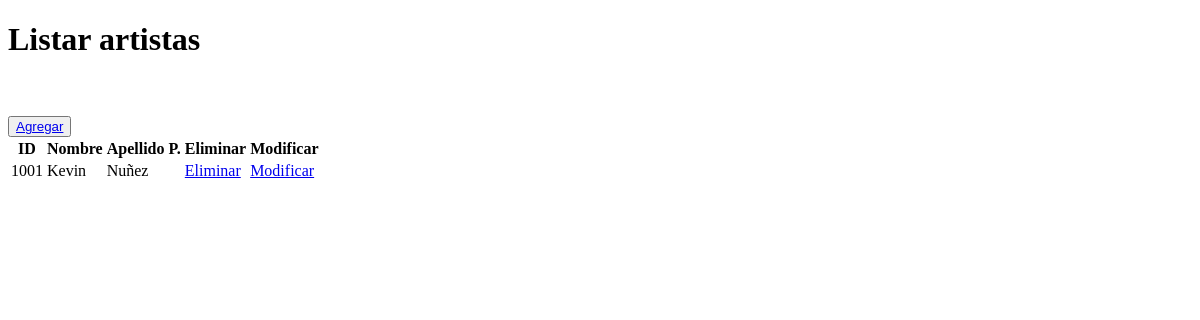
The app's page /groundzero/crud, older data.
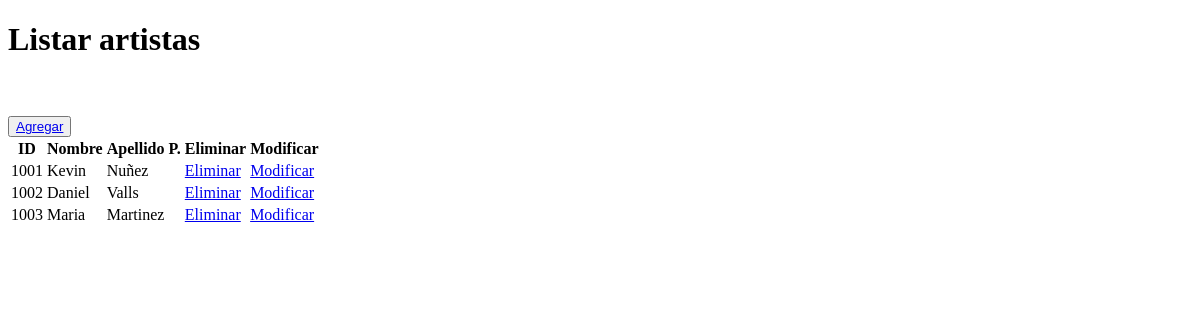
The same page, newer data.
### groundzero/models.py (models this page shows, shortened)
class Artista(models.Model):
    id = models.CharField(primary_key=True, max_length=10)
    nombre = models.CharField(max_length=20)
    apellido_paterno = models.CharField(max_length=20)
    apellido_materno = models.CharField(max_length=20)
    fecha_nacimiento = models.DateField(blank=False, null=False)
    id_genero = models.ForeignKey('Genero',on_delete=models.CASCADE, db_column='idGenero')
    email = models.EmailField(unique=True, max_length=100, blank=True, null=True)
    activo = models.IntegerField()

### groundzero/views.py (the view)
# urls.py: path('crud', views.crud, name='crud'),
def crud(request):
    artistas = Artista.objects.all()
    context = {'artistas':artistas}
    return render(request, 'groundzero/artistas_list.html',context)

### groundzero/templates/groundzero/artistas_list.html (shortened to what this page needs)
<!DOCTYPE html>
<html lang="en">
<head>
</head>
<body>
    <h1>Listar artistas</h1>
    <br><br>
    <button type="button">
        <a href="{% url 'artistasAdd' %}">Agregar</a>
    </button>
    <table>
        {% if artistas %}
               <th>ID</th>
               <th>Nombre</th>
               <th>Apellido P.</th>
               <th>Eliminar</th>
               <th>Modificar</th>
               {% for x in artistas %}
               <tr>
                   <td>{{ x.id }}
                   <td>{{ x.nombre }}
                   <td>{{ x.apellido_paterno }}
                   <td> <a href="{% url 'artistas_del' pk=x.id %}">Eliminar</a>
                   <td> <a href="{% url 'artistas_findEdit' pk=x.id %}">Modificar</a>
               </tr>
               {% endfor %}
        {% endif %}
    </table>
</body>
</html>

Row changes from the older to the newer data that the page shows:
added Artista: id "1002", nombre "Daniel", apellido_paterno "Valls"
added Artista: id "1003", nombre "Maria", apellido_paterno "Martinez"
